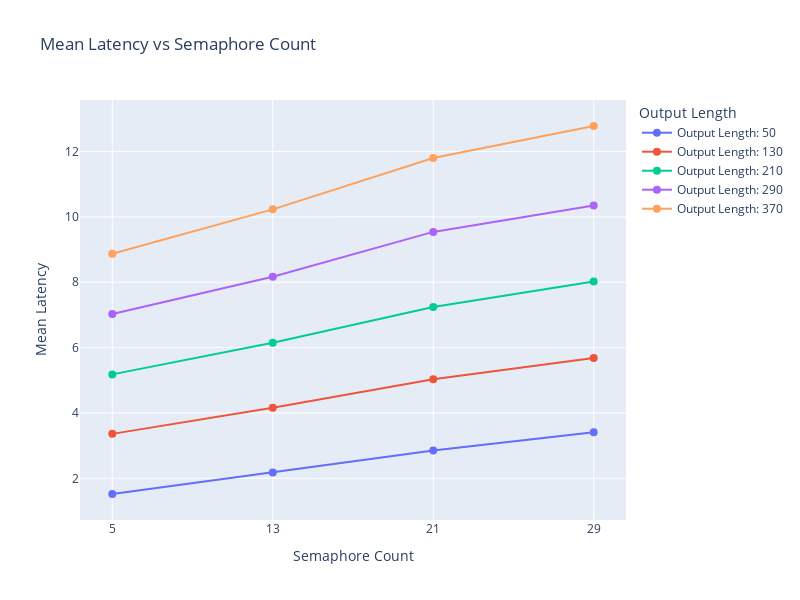

The cell this chart's notebook holds for it:
### Code cell
df_512 = df[df['Sequence Length'] == 512]
df_512 = df_512[df_512['Semaphores'] < 37]
# Create the scatter plot
fig = go.Figure()

# Add traces for each output length
for output_length in df_512['Output Length'].unique():
    df_subset = df_512[df_512['Output Length'] == output_length]
    fig.add_trace(go.Scatter(
        x=df_subset['Semaphores'],
        y=df_subset['Mean Latency'],
        mode='lines+markers',
        name=f'Output Length: {output_length}',
        marker=dict(size=8),
        line=dict(width=2)
    ))

# Update layout
fig.update_layout(
    title='Mean Latency vs Semaphore Count',
    xaxis_title='Semaphore Count',
    yaxis_title='Mean Latency',
    legend_title='Output Length',
    width=800,
    height=600
)

# Update x-axis to show only integer values
fig.update_xaxes(tickmode='linear', tick0=5, dtick=8)

# Show the plot
fig.show()

### Figure 1 — Plotly figure (JSON) as saved in the notebook; plotly's stock layout.template omitted (floating-point values rounded to 4 significant figures)
{"data": [{"line": {"width": 2}, "marker": {"size": 8}, "mode": "lines+markers", "name": "Output Length: 50", "type": "scatter", "x": [5, 13, 21, 29], "y": [1.52, 2.18, 2.85, 3.41]}, {"line": {"width": 2}, "marker": {"size": 8}, "mode": "lines+markers", "name": "Output Length: 130", "type": "scatter", "x": [5, 13, 21, 29], "y": [3.36, 4.16, 5.03, 5.68]}, {"line": {"width": 2}, "marker": {"size": 8}, "mode": "lines+markers", "name": "Output Length: 210", "type": "scatter", "x": [5, 13, 21, 29], "y": [5.18, 6.15, 7.24, 8.02]}, {"line": {"width": 2}, "marker": {"size": 8}, "mode": "lines+markers", "name": "Output Length: 290", "type": "scatter", "x": [5, 13, 21, 29], "y": [7.03, 8.17, 9.54, 10.35]}, {"line": {"width": 2}, "marker": {"size": 8}, "mode": "lines+markers", "name": "Output Length: 370", "type": "scatter", "x": [5, 13, 21, 29], "y": [8.87, 10.23, 11.8, 12.78]}], "layout": {"height": 600, "legend": {"title": {"text": "Output Length"}}, "title": {"text": "Mean Latency vs Semaphore Count"}, "width": 800, "xaxis": {"autorange": true, "dtick": 8, "range": [3.388, 30.61], "tick0": 5, "tickmode": "linear", "title": {"text": "Semaphore Count"}, "type": "linear"}, "yaxis": {"autorange": true, "range": [0.7245, 13.58], "title": {"text": "Mean Latency"}, "type": "linear"}}}
